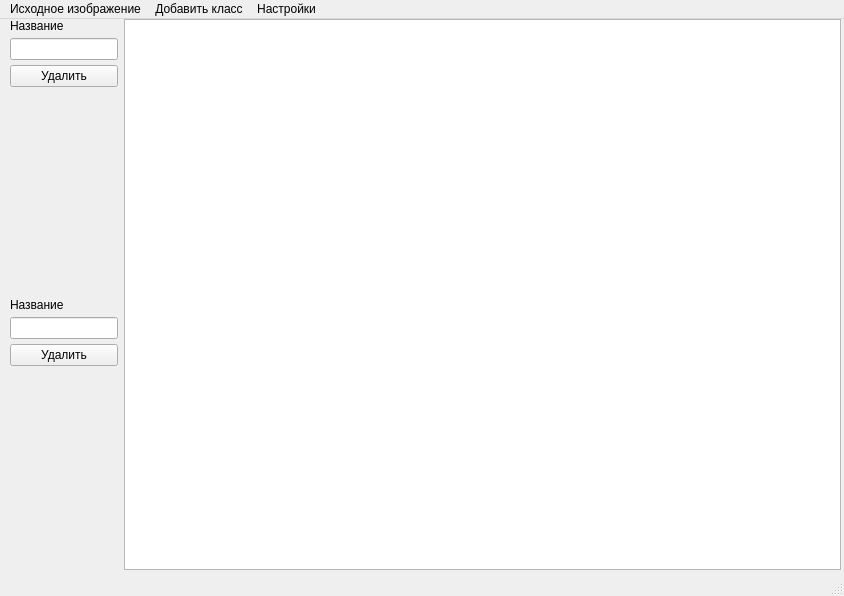
<?xml version="1.0" encoding="UTF-8"?>
<ui version="4.0">
 <class>MainWindow</class>
 <widget class="QMainWindow" name="MainWindow">
  <property name="geometry">
   <rect>
    <x>0</x>
    <y>0</y>
    <width>844</width>
    <height>596</height>
   </rect>
  </property>
  <property name="windowTitle">
   <string>MainWindow</string>
  </property>
  <widget class="QWidget" name="centralwidget">
   <widget class="QWidget" name="horizontalLayoutWidget">
    <property name="geometry">
     <rect>
      <x>10</x>
      <y>0</y>
      <width>831</width>
      <height>551</height>
     </rect>
    </property>
    <layout class="QHBoxLayout" name="horizontalLayout" stretch="0,2">
     <item>
      <layout class="QVBoxLayout" name="verticalLayout">
       <property name="sizeConstraint">
        <enum>QLayout::SetMinimumSize</enum>
       </property>
       <item>
        <layout class="QVBoxLayout" name="verticalLayout_3" stretch="0,0,1">
         <property name="spacing">
          <number>5</number>
         </property>
         <item>
          <widget class="QLabel" name="label">
           <property name="text">
            <string>Название</string>
           </property>
          </widget>
         </item>
         <item alignment="Qt::AlignTop">
          <widget class="QLineEdit" name="lineEdit"/>
         </item>
         <item alignment="Qt::AlignTop">
          <widget class="QPushButton" name="pushButton_3">
           <property name="text">
            <string>Удалить</string>
           </property>
          </widget>
         </item>
        </layout>
       </item>
       <item>
        <layout class="QVBoxLayout" name="verticalLayout_4" stretch="0,0,1">
         <property name="spacing">
          <number>5</number>
         </property>
         <item>
          <widget class="QLabel" name="label_2">
           <property name="text">
            <string>Название</string>
           </property>
          </widget>
         </item>
         <item alignment="Qt::AlignTop">
          <widget class="QLineEdit" name="lineEdit_2"/>
         </item>
         <item alignment="Qt::AlignTop">
          <widget class="QPushButton" name="pushButton_4">
           <property name="text">
            <string>Удалить</string>
           </property>
          </widget>
         </item>
        </layout>
       </item>
      </layout>
     </item>
     <item>
      <layout class="QVBoxLayout" name="verticalLayout_2">
       <item>
        <widget class="QGraphicsView" name="graphicsView"/>
       </item>
      </layout>
     </item>
    </layout>
   </widget>
  </widget>
  <widget class="QMenuBar" name="menubar">
   <property name="geometry">
    <rect>
     <x>0</x>
     <y>0</y>
     <width>844</width>
     <height>21</height>
    </rect>
   </property>
   <widget class="QMenu" name="menu">
    <property name="title">
     <string>Исходное изображение</string>
    </property>
   </widget>
   <widget class="QMenu" name="menu_2">
    <property name="title">
     <string>Добавить класс</string>
    </property>
   </widget>
   <widget class="QMenu" name="menu_3">
    <property name="title">
     <string>Настройки</string>
    </property>
   </widget>
   <addaction name="menu"/>
   <addaction name="menu_2"/>
   <addaction name="menu_3"/>
  </widget>
  <widget class="QStatusBar" name="statusbar"/>
 </widget>
 <resources/>
 <connections/>
</ui>
